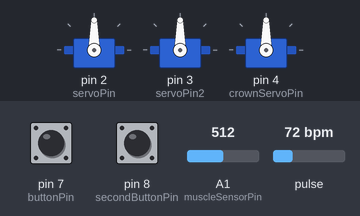
The sketch below on a simulated Arduino Uno, built with avr-gcc and run on an emulated ATmega328P. On the bench: 3 × servo. The inputs (shaded band) are chosen by the test bench; at power-on: A1 (muscleSensorPin) = 512, pulse 72 bpm, pin 7 (buttonPin) LOW, pin 8 (secondButtonPin) LOW. What the sketch prints to the serial monitor is not drawn.

Above: at 1.2 s.
1.3 s: A1 (muscleSensorPin) set to 986
4.3 s: A1 (muscleSensorPin) set to 1006
At 5.6 s:
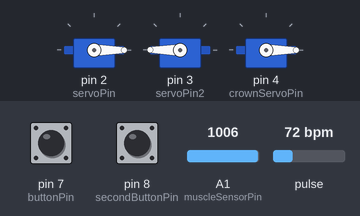
7.3 s: pulse set to 130 bpm
At 7.53 s:
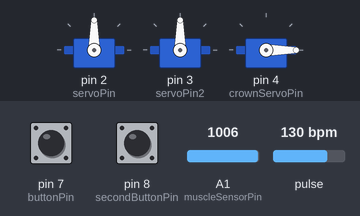
10.3 s: pulse set to 70 bpm
At 11.6 s:
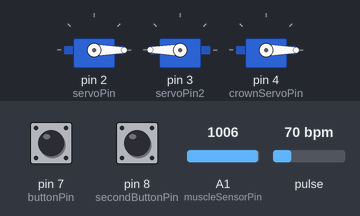
Timing chart, 0 to 14.3 s (numbered marks = the images above; inputs shaded):
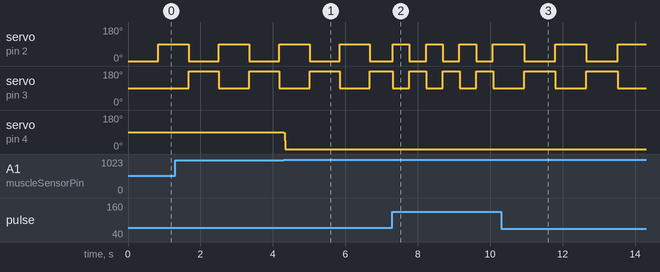

The sketch:

FinalProjectCode.ino
```cpp
//This is the code used in the final product, as seen during the presentation
//This uses a heart pulse sensor to make two opposite servos turn 90 degrees in sync whenever the sensor picks up a heart beat
//It also uses a muscle sensor placed on the forehead that makes two other servos on the back tilt back when the sensor reads high, and makes the crown sit upright when it doesn't
//Some other utils and holdovers are present as well
#define USE_ARDUINO_INTERRUPTS false
#include <PulseSensorPlayground.h>

//for servos
#include <Servo.h>
const int servoPin = 2;
const int servoPin2 = 3;
const int crownServoPin = 4;
//const int crownServoPin2 = 5;
Servo servo;
Servo servo2;
Servo crownServo;
//Servo crownServo2;
int servoAngle = 0;
int servoIncrement = 90; //modify this to change speed!
int servoLimit = 90;
int crownServoAngle = 90;
int crownServoIncrement = 5;
int crownServoLimit = 90;

//sensor
#define inputPin A0//for heart pulse sensor, itd be a bitch to rename this so whatever
const int threshold = 512; //neutral should be around 512 but it tends to skid around that, for heart pulse sensor
bool inHeartbeat = false;
#define muscleSensorPin A1 //for the muscle sensor.


//const int ledPin = 7; //there was a led on this thing at some point? likely a holdover from the prototype
const int buttonPin = 7; //test button, tap to make the sensors go!

const int offset = 20; //an offset value we use to filter noise

bool ACTIVATED = false; //keep for pausing/resuming purposes if you want to have a panic button
int lastButtonVal = false; //used for button control if there is one

const int secondButtonPin = 8;
int lastSecondButtonVal = false;


//const int sampleArrayLength = 10;
//int[sampleArrayLength] sampleArray;

PulseSensorPlayground pulseSensor;
void setup() {
  // put your setup code here, to run once:
  Serial.begin(115200); //recommended for this sensor

  servo.attach(servoPin);
  servo2.attach(servoPin2);
  servo.write(0);
  servo2.write(servoLimit);
  crownServo.attach(crownServoPin);
  crownServo.write(crownServoLimit);
  //crownServo2.attach(crownServoPin2);
  //crownServo2.write(0);


  pulseSensor.analogInput(inputPin);
 // pulseSensor.blinkOnPulse(ledPin); //kinda dinky, for more accuracy, run an if statement on pulseSensor.SawStartOfBeat() and check if above threshold, then manually run digitalWrite shit.
  pulseSensor.setSerial(Serial);
  pulseSensor.setThreshold(threshold);

 // pinMode(muscleSensorPin, INPUT);
  //pulseSensor.pause();
  pinMode(buttonPin, INPUT);
  pinMode(secondButtonPin, INPUT);
}

void loop() {
  // put your main code here, to run repeatedly:
  // start of beat failsafe, done by manually checking heart pulse sensor input
  // addendum: this was an attempt at fixing the issue we had with pulseSensor on presentation day, it works but its incredibly unreliable
  /*
  if(analogRead(inputPin) >= threshold){
    if(!inHeartbeat){
      operateMotor();
      inHeartbeat = true;
    }
  }else{
    inHeartbeat = false;
  }
  */
  if(pulseSensor.sawNewSample()){
    //literally nothing, if i dont put this in, pulseSensor doesnt seem to start.
  }

  //operates the side motors every time a new heartbeat is detected  on the hearpulse sensor
  if(pulseSensor.sawStartOfBeat()){
    Serial.println("Saw start of beat!");
    operateMotor();
  }

  //A button used while puttig the final product together to test out servos without the need for a sensor
  if(digitalRead(secondButtonPin) == HIGH){
    if(lastSecondButtonVal == false){
      operateMotor();
      lastSecondButtonVal = true;
    }
  }else{
    lastSecondButtonVal = false;
  }

  //Check the analog signal sent by the muscle sensor, and operate crown motors if the signal is strong enough
  int analogVal = analogRead(muscleSensorPin);
  Serial.println(analogVal);
  if(analogVal >= 1000 || digitalRead(buttonPin) == HIGH){
    operateCrownMotors(true);
  }else{
    operateCrownMotors(false);
  }
}

void toggle(){ //triggered by button presses linked to pin 9, pauses and unpauses the pulseSensor, so when you dont wear it/dont want it to get pulse readings off of random shit you can turn it off. ish.
 //Addeundum: this isn't used in the final product, its a holdover from the prototype we considered for the final product but turning it on and off sort of does the same job
  if(ACTIVATED){
    Serial.println("PULSESENSOR PAUSED");
    pulseSensor.pause();
    ACTIVATED = false;
  }else{
    Serial.println("PAUSESENSOR RESUMED");
    pulseSensor.resume();
    ACTIVATED = true;
  }
}

//these are important and are actually used in the final product
//Increments and clamps the servoAngle to be used for the motors on the side. Then makes the servo rotate to the specified angle.
//Currently it only does 90 degree turns but originally we considered doing shorter, incremental movements.
void operateMotor(){
  servoAngle += servoIncrement;
  if(servoAngle >= servoLimit){
    servoAngle = servoLimit;
    servoIncrement *= -1;
  }

  if(servoAngle <= 0){
    servoAngle = 0;
    servoIncrement *= -1;
  }

  servo.write(servoAngle);
  servo2.write(180 - servoAngle);
}

//same as operateMotor(), but we use the servos and the variables for the crown at the back instead.
//Note that this can control two motors but the final project only operates one.
//We couldnt fit two more motors to move the crown, so we ended up attaching it to a string to a single servo placed in the middle instead to create a similar, albeit slightly weaker, effect.
void operateCrownMotors(bool sensorActive){
  if(sensorActive){
    crownServoAngle -= crownServoIncrement;
    if(crownServoAngle <= 0){
      crownServoAngle = 0;
    }
  }else if(crownServoAngle != crownServoLimit){
    crownServoAngle += crownServoIncrement;
    if(crownServoAngle >= crownServoLimit){
      crownServoAngle = crownServoLimit;
    }
  }

  crownServo.write(crownServoAngle);
  //crownServo2.write(180 - crownServoAngle);
}
```

Measured:
- the behaviour switches between 999 and 1000 on A1 (muscleSensorPin) (found by bisection; images 0 and 1)
- after the input at 4.3 s, servo on pin 4 (crownServoPin): 90° → 0° at once
- after the input at 7.3 s, servo on pin 2 (servoPin): alternates 90° for 0.46 s and 0° for 0.46 s, starting at once; servo on pin 3 (servoPin2): alternates 180° for 0.46 s and 90° for 0.46 s, starting at once
- after the input at 10.3 s, servo on pin 2 (servoPin): alternates 90° for 0.86 s and 0° for 0.86 s, starting after 0.64 s; servo on pin 3 (servoPin2): alternates 180° for 0.86 s and 90° for 0.86 s, starting after 0.64 s
